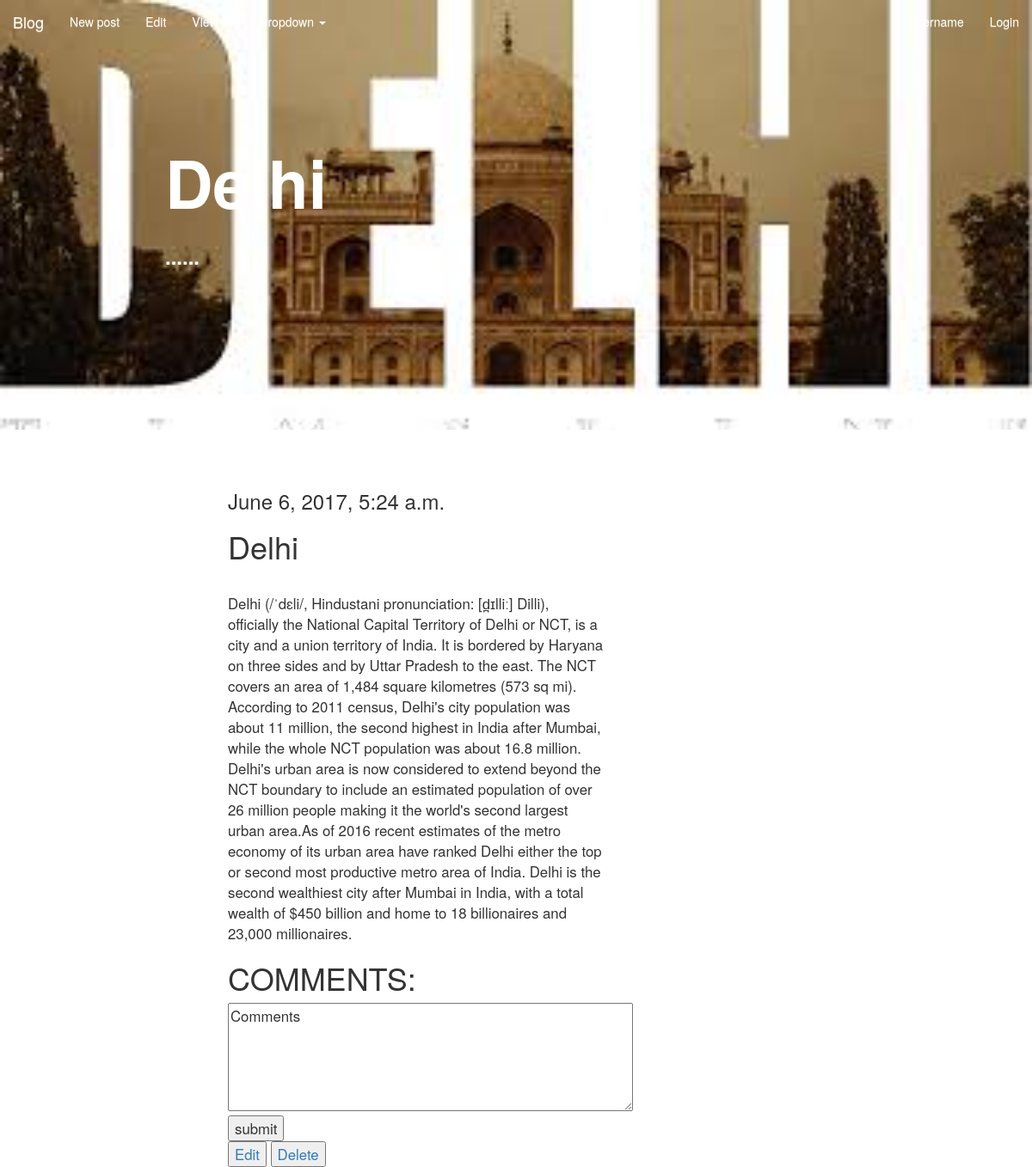
/blog/post/3/, run on the app's committed database.
### blog/models.py (models this page shows, shortened)
class Post(models.Model):
    title = models.CharField(max_length=500)
    date_created = models.DateTimeField(auto_now=True, auto_now_add=False)
    is_published = models.BooleanField(default=False)
    description = models.TextField(default="content")
    img = ImageField(upload_to='blog_img/')
    user = user = models.ForeignKey(User)

### blog/views.py (the view, shortened to what this page needs)
# urls.py: url(r'^post/(?P<pk>[0-9]+)/$', PostDetailView.as_view(), name="view_post"),
class PostDetailView(generic.DetailView):
    model = Post
    template_name = 'blog/view.html'
    def get_context_data(self, **kwargs):
        context = super(PostDetailView, self).get_context_data(**kwargs)
        comment = Comment.objects.filter(post=context['post'])
        context['comments'] = comment
        return context

### blog/templates/blog/view.html (shortened to what this page needs)
{% extends 'blog/base.html' %}
{% block body %}
    {% include 'blog/nav_bar.html'%}
    <div id="cover-detail" style="background-image: url('/media/{{ post.img }}');">
    <h1 id="cover-text">{{ post.title }}</h1>
    <h3 id="cover-subtext">...... </h3>
    </div>
    <div id="post-content">
    <div class="post-detail">
        <div class="container-fluid">
            <div class="row">
                <div class="col-md-8">
                    <h3> {{post.date_created}}</h3>
                    <h1>{{ post.title }}</h1>
                    <br>
                    <p>{{ post.description }}</p>
                    <h1>COMMENTS:</h1>
                    <form method="POST"  action="">
                        <textarea rows ="5" cols= "50" name= "comment_text">Comments</textarea>
                        <button type="submit">submit</button>
                    </form>
                    <a href="{% url 'edit_post' post.id %}"><button>Edit</button>
                    <a href="{% url 'del_post' post.id %}"><button>Delete</button>
                </div>
            </div>
        </div>
    </div>
    </div>
    <div class="footer">
        <div class="container-fluid">
            <div class="footer-data">
                <p> Created by Malavika P Pillai</p>
            </div>
        </div>
    </div>
{% endblock %}

### blog/static/blog/css/style.css (style rules this page uses)
#cover-detail { background-size: cover; background-repeat: no-repeat; height:500px; width: 100%; top: 0; position: absolute; }
#cover-text { padding-left: 16%; color: white; font-weight: 900; padding-top: 150px; font-size: 5.5em; }
#cover-subtext { color: white; padding-left: 16%; font-weight: 900; padding-top: 10px; }
#post-content { position: absolute; top: 550px; }
.post-detail { font-size: 1.2em; margin: 0 250px; }
.footer { width: 100%; height: 150px; margin-top: 20px; background-color: black; }
.footer-data { padding-top: 40px; margin-left: 250px; }

### data on the page
Post: img (picture), title "Delhi", date_created "June 6, 2017, 5:24 a.m.", description "Delhi (/ˈdɛli/, Hindustani pronunciation: [d̪ɪlliː] Dilli), officially the National Capital Territory of Delhi or NCT, is a city and a union territory of India. It is bordered by Haryana on three sides and by Uttar Pradesh to the east. The NCT covers an area of 1,484 square kilometres (573 sq mi). According to 2011 census, Delhi's city population was about 11 million, the second highest in India after Mumbai, while the whole NCT population was about 16.8 million. Delhi's urban area is now considered to extend beyond the NCT boundary to include an estimated population of over 26 million people making it the world's second largest urban area.As of 2016 recent estimates of the metro economy of…"
